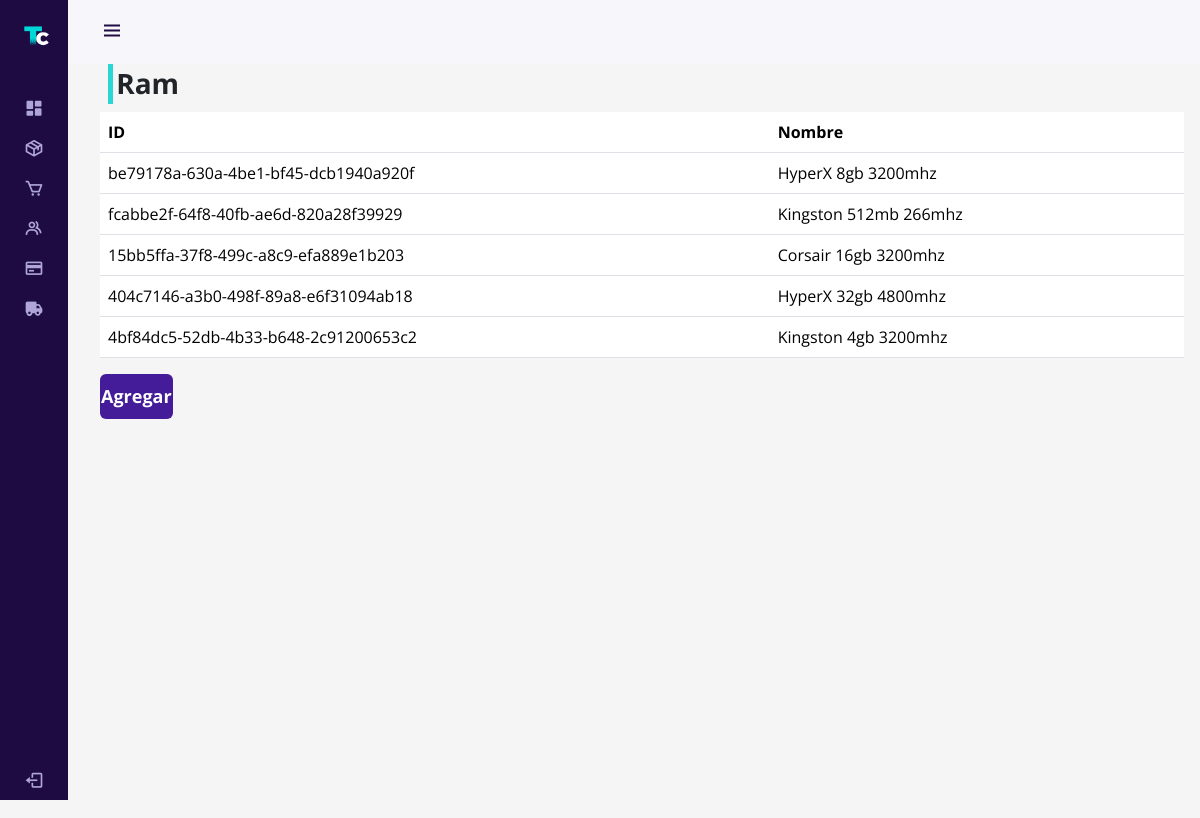
/administration/ram/ (signed in), run on an earlier commit of the app's database.
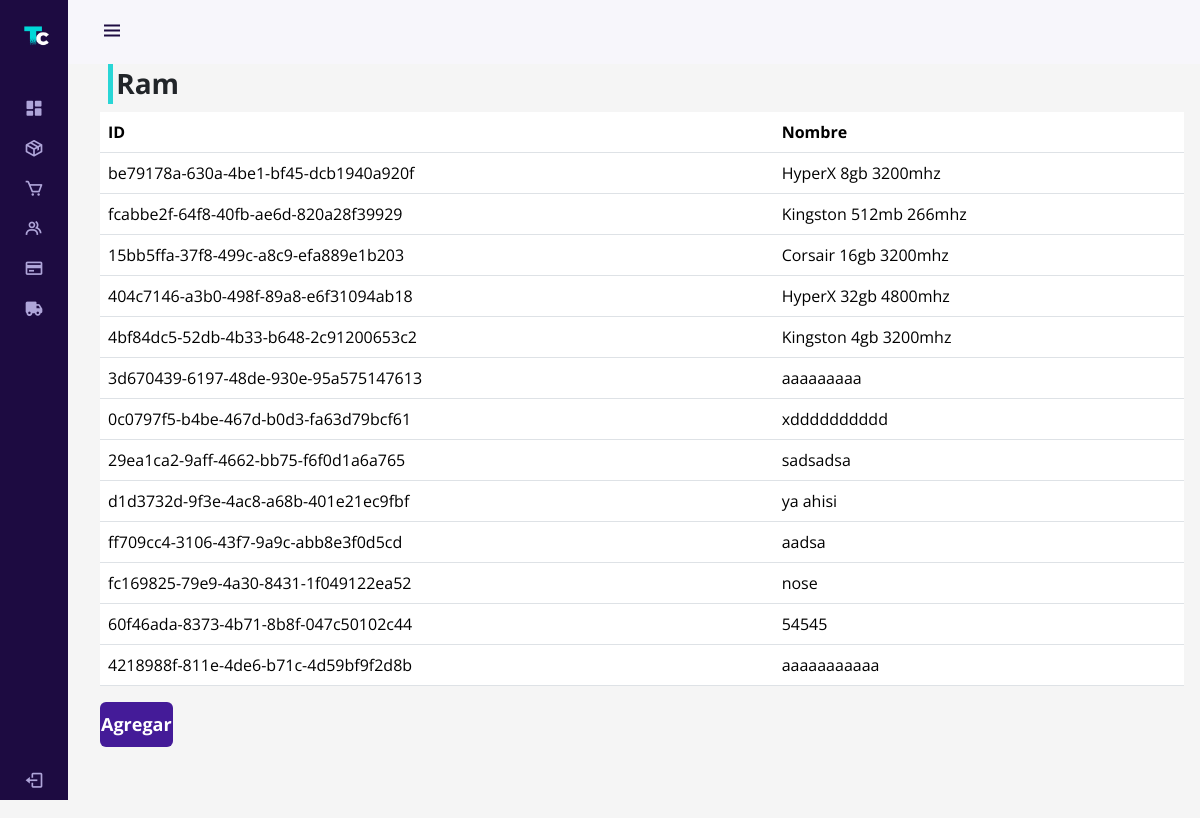
And on a later commit of the database.
### store/models.py (models this page shows, shortened)
class Ram(models.Model):
    id = models.UUIDField(primary_key=True, default=uuid.uuid4, editable=False)
    name = models.CharField(max_length=100)

### auth_user/views.py (the view)
# urls.py: path('administration/ram/', views.ram, name='dash-ram'),
@login_required
@permission_required('auth_user.view_user')
def ram(request):
    ram = Ram.objects.all()
    context = {'ram' : ram}
    return render(request, 'auth_user/admin/products/ram.html', context)

### auth_user/templates/auth_user/admin/products/ram.html
{% extends "auth_user/admin/template.html" %}
{% block content %}
  <h5 class="product-header fw-bold fs-3">Ram</h5>
  <table class="table">
    <thead>
      <tr>
        <th scope="col">ID</th>
        <th scope="col">Nombre</th>
      </tr>
    </thead>
    <tbody>
      {% for u in ram %}
        <tr scope="row">
          <td>{{ u.id }}</td>
          <td>{{ u.name }}</td>
        </tr>
      {% endfor %}
    </tbody>
  </table>
  <a href="{% url 'dash-addcomponent' 'ram' %}" class="btn btn-back">Agregar</a>
{% endblock content %}

What changed in the data, as far as the page shows it:
added Ram: id "3d670439-6197-48de-930e-95a575147613", name "aaaaaaaaa"
added Ram: id "0c0797f5-b4be-467d-b0d3-fa63d79bcf61", name "xdddddddddd"
added Ram: id "29ea1ca2-9aff-4662-bb75-f6f0d1a6a765", name "sadsadsa"
added Ram: id "d1d3732d-9f3e-4ac8-a68b-401e21ec9fbf", name "ya ahisi"
added Ram: id "ff709cc4-3106-43f7-9a9c-abb8e3f0d5cd", name "aadsa"
added Ram: id "fc169825-79e9-4a30-8431-1f049122ea52", name "nose"
added Ram: id "60f46ada-8373-4b71-8b8f-047c50102c44", name "54545"
added Ram: id "4218988f-811e-4de6-b71c-4d59bf9f2d8b", name "aaaaaaaaaaa"
